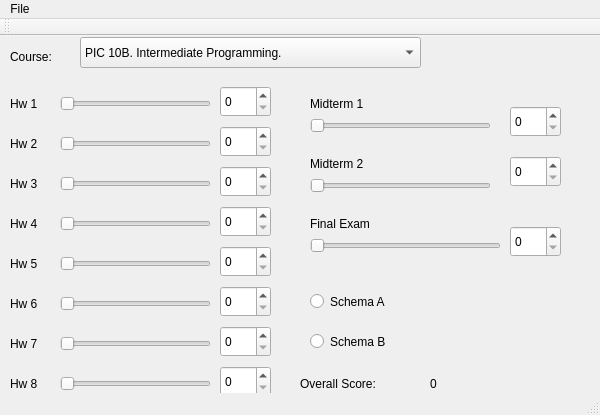
<?xml version="1.0" encoding="UTF-8"?>
<ui version="4.0">
 <class>grade_calculator</class>
 <widget class="QMainWindow" name="grade_calculator">
  <property name="geometry">
   <rect>
    <x>0</x>
    <y>0</y>
    <width>600</width>
    <height>415</height>
   </rect>
  </property>
  <property name="windowTitle">
   <string>grade_calculator</string>
  </property>
  <widget class="QWidget" name="centralWidget">
   <widget class="QLabel" name="label">
    <property name="geometry">
     <rect>
      <x>10</x>
      <y>10</y>
      <width>61</width>
      <height>21</height>
     </rect>
    </property>
    <property name="text">
     <string>Course: </string>
    </property>
   </widget>
   <widget class="QComboBox" name="comboBox">
    <property name="geometry">
     <rect>
      <x>80</x>
      <y>1</y>
      <width>341</width>
      <height>31</height>
     </rect>
    </property>
    <item>
     <property name="text">
      <string>PIC 10B. Intermediate Programming.</string>
     </property>
    </item>
    <item>
     <property name="text">
      <string>PIC 10C. Advanced Programming.</string>
     </property>
    </item>
   </widget>
   <widget class="QLabel" name="label_2">
    <property name="geometry">
     <rect>
      <x>10</x>
      <y>60</y>
      <width>51</width>
      <height>16</height>
     </rect>
    </property>
    <property name="text">
     <string>Hw 1</string>
    </property>
   </widget>
   <widget class="QSlider" name="horizontalSlider">
    <property name="geometry">
     <rect>
      <x>60</x>
      <y>60</y>
      <width>151</width>
      <height>16</height>
     </rect>
    </property>
    <property name="maximum">
     <number>100</number>
    </property>
    <property name="orientation">
     <enum>Qt::Horizontal</enum>
    </property>
   </widget>
   <widget class="QSpinBox" name="spinBox">
    <property name="geometry">
     <rect>
      <x>220</x>
      <y>50</y>
      <width>51</width>
      <height>31</height>
     </rect>
    </property>
    <property name="maximum">
     <number>100</number>
    </property>
   </widget>
   <widget class="QLabel" name="label_3">
    <property name="geometry">
     <rect>
      <x>10</x>
      <y>100</y>
      <width>51</width>
      <height>16</height>
     </rect>
    </property>
    <property name="text">
     <string>Hw 2</string>
    </property>
   </widget>
   <widget class="QLabel" name="label_4">
    <property name="geometry">
     <rect>
      <x>10</x>
      <y>260</y>
      <width>51</width>
      <height>16</height>
     </rect>
    </property>
    <property name="text">
     <string>Hw 6</string>
    </property>
   </widget>
   <widget class="QLabel" name="label_5">
    <property name="geometry">
     <rect>
      <x>10</x>
      <y>220</y>
      <width>51</width>
      <height>16</height>
     </rect>
    </property>
    <property name="text">
     <string>Hw 5</string>
    </property>
   </widget>
   <widget class="QLabel" name="label_6">
    <property name="geometry">
     <rect>
      <x>10</x>
      <y>300</y>
      <width>51</width>
      <height>16</height>
     </rect>
    </property>
    <property name="text">
     <string>Hw 7</string>
    </property>
   </widget>
   <widget class="QLabel" name="label_7">
    <property name="geometry">
     <rect>
      <x>10</x>
      <y>180</y>
      <width>51</width>
      <height>16</height>
     </rect>
    </property>
    <property name="text">
     <string>Hw 4</string>
    </property>
   </widget>
   <widget class="QLabel" name="label_8">
    <property name="geometry">
     <rect>
      <x>10</x>
      <y>340</y>
      <width>51</width>
      <height>16</height>
     </rect>
    </property>
    <property name="text">
     <string>Hw 8</string>
    </property>
   </widget>
   <widget class="QLabel" name="label_9">
    <property name="geometry">
     <rect>
      <x>10</x>
      <y>140</y>
      <width>51</width>
      <height>16</height>
     </rect>
    </property>
    <property name="text">
     <string>Hw 3</string>
    </property>
   </widget>
   <widget class="QSlider" name="horizontalSlider_2">
    <property name="geometry">
     <rect>
      <x>60</x>
      <y>100</y>
      <width>151</width>
      <height>16</height>
     </rect>
    </property>
    <property name="maximum">
     <number>100</number>
    </property>
    <property name="orientation">
     <enum>Qt::Horizontal</enum>
    </property>
   </widget>
   <widget class="QSpinBox" name="spinBox_2">
    <property name="geometry">
     <rect>
      <x>220</x>
      <y>90</y>
      <width>51</width>
      <height>31</height>
     </rect>
    </property>
    <property name="maximum">
     <number>100</number>
    </property>
   </widget>
   <widget class="QSlider" name="horizontalSlider_3">
    <property name="geometry">
     <rect>
      <x>60</x>
      <y>140</y>
      <width>151</width>
      <height>16</height>
     </rect>
    </property>
    <property name="maximum">
     <number>100</number>
    </property>
    <property name="orientation">
     <enum>Qt::Horizontal</enum>
    </property>
   </widget>
   <widget class="QSpinBox" name="spinBox_3">
    <property name="geometry">
     <rect>
      <x>220</x>
      <y>130</y>
      <width>51</width>
      <height>31</height>
     </rect>
    </property>
    <property name="maximum">
     <number>100</number>
    </property>
   </widget>
   <widget class="QSlider" name="horizontalSlider_4">
    <property name="geometry">
     <rect>
      <x>60</x>
      <y>180</y>
      <width>151</width>
      <height>16</height>
     </rect>
    </property>
    <property name="maximum">
     <number>100</number>
    </property>
    <property name="orientation">
     <enum>Qt::Horizontal</enum>
    </property>
   </widget>
   <widget class="QSpinBox" name="spinBox_4">
    <property name="geometry">
     <rect>
      <x>220</x>
      <y>170</y>
      <width>51</width>
      <height>31</height>
     </rect>
    </property>
    <property name="maximum">
     <number>100</number>
    </property>
   </widget>
   <widget class="QSlider" name="horizontalSlider_5">
    <property name="geometry">
     <rect>
      <x>60</x>
      <y>220</y>
      <width>151</width>
      <height>16</height>
     </rect>
    </property>
    <property name="maximum">
     <number>100</number>
    </property>
    <property name="orientation">
     <enum>Qt::Horizontal</enum>
    </property>
   </widget>
   <widget class="QSpinBox" name="spinBox_5">
    <property name="geometry">
     <rect>
      <x>220</x>
      <y>210</y>
      <width>51</width>
      <height>31</height>
     </rect>
    </property>
    <property name="maximum">
     <number>100</number>
    </property>
   </widget>
   <widget class="QSlider" name="horizontalSlider_6">
    <property name="geometry">
     <rect>
      <x>60</x>
      <y>260</y>
      <width>151</width>
      <height>16</height>
     </rect>
    </property>
    <property name="maximum">
     <number>100</number>
    </property>
    <property name="orientation">
     <enum>Qt::Horizontal</enum>
    </property>
   </widget>
   <widget class="QSpinBox" name="spinBox_6">
    <property name="geometry">
     <rect>
      <x>220</x>
      <y>250</y>
      <width>51</width>
      <height>31</height>
     </rect>
    </property>
    <property name="maximum">
     <number>100</number>
    </property>
   </widget>
   <widget class="QSlider" name="horizontalSlider_7">
    <property name="geometry">
     <rect>
      <x>60</x>
      <y>300</y>
      <width>151</width>
      <height>16</height>
     </rect>
    </property>
    <property name="maximum">
     <number>100</number>
    </property>
    <property name="orientation">
     <enum>Qt::Horizontal</enum>
    </property>
   </widget>
   <widget class="QSpinBox" name="spinBox_7">
    <property name="geometry">
     <rect>
      <x>220</x>
      <y>290</y>
      <width>51</width>
      <height>31</height>
     </rect>
    </property>
    <property name="maximum">
     <number>100</number>
    </property>
   </widget>
   <widget class="QSlider" name="horizontalSlider_8">
    <property name="geometry">
     <rect>
      <x>60</x>
      <y>340</y>
      <width>151</width>
      <height>16</height>
     </rect>
    </property>
    <property name="maximum">
     <number>100</number>
    </property>
    <property name="orientation">
     <enum>Qt::Horizontal</enum>
    </property>
   </widget>
   <widget class="QSpinBox" name="spinBox_8">
    <property name="geometry">
     <rect>
      <x>220</x>
      <y>330</y>
      <width>51</width>
      <height>31</height>
     </rect>
    </property>
    <property name="maximum">
     <number>100</number>
    </property>
   </widget>
   <widget class="QLabel" name="label_10">
    <property name="geometry">
     <rect>
      <x>300</x>
      <y>340</y>
      <width>101</width>
      <height>16</height>
     </rect>
    </property>
    <property name="text">
     <string>Overall Score:</string>
    </property>
   </widget>
   <widget class="QLabel" name="score_value">
    <property name="geometry">
     <rect>
      <x>430</x>
      <y>340</y>
      <width>41</width>
      <height>16</height>
     </rect>
    </property>
    <property name="text">
     <string>0</string>
    </property>
   </widget>
   <widget class="QLabel" name="label_11">
    <property name="geometry">
     <rect>
      <x>310</x>
      <y>60</y>
      <width>201</width>
      <height>16</height>
     </rect>
    </property>
    <property name="text">
     <string>Midterm 1</string>
    </property>
   </widget>
   <widget class="QSlider" name="horizontalSlider_9">
    <property name="geometry">
     <rect>
      <x>310</x>
      <y>80</y>
      <width>181</width>
      <height>20</height>
     </rect>
    </property>
    <property name="maximum">
     <number>100</number>
    </property>
    <property name="orientation">
     <enum>Qt::Horizontal</enum>
    </property>
   </widget>
   <widget class="QSpinBox" name="spinBox_9">
    <property name="geometry">
     <rect>
      <x>510</x>
      <y>70</y>
      <width>51</width>
      <height>31</height>
     </rect>
    </property>
    <property name="maximum">
     <number>100</number>
    </property>
   </widget>
   <widget class="QLabel" name="label_12">
    <property name="geometry">
     <rect>
      <x>310</x>
      <y>120</y>
      <width>181</width>
      <height>16</height>
     </rect>
    </property>
    <property name="text">
     <string>Midterm 2</string>
    </property>
   </widget>
   <widget class="QSlider" name="horizontalSlider_10">
    <property name="geometry">
     <rect>
      <x>310</x>
      <y>140</y>
      <width>181</width>
      <height>20</height>
     </rect>
    </property>
    <property name="maximum">
     <number>100</number>
    </property>
    <property name="orientation">
     <enum>Qt::Horizontal</enum>
    </property>
   </widget>
   <widget class="QSpinBox" name="spinBox_10">
    <property name="geometry">
     <rect>
      <x>510</x>
      <y>120</y>
      <width>51</width>
      <height>31</height>
     </rect>
    </property>
    <property name="maximum">
     <number>100</number>
    </property>
   </widget>
   <widget class="QLabel" name="label_13">
    <property name="geometry">
     <rect>
      <x>310</x>
      <y>180</y>
      <width>191</width>
      <height>16</height>
     </rect>
    </property>
    <property name="text">
     <string>Final Exam</string>
    </property>
   </widget>
   <widget class="QSlider" name="horizontalSlider_11">
    <property name="geometry">
     <rect>
      <x>310</x>
      <y>200</y>
      <width>191</width>
      <height>20</height>
     </rect>
    </property>
    <property name="maximum">
     <number>100</number>
    </property>
    <property name="orientation">
     <enum>Qt::Horizontal</enum>
    </property>
   </widget>
   <widget class="QSpinBox" name="spinBox_11">
    <property name="geometry">
     <rect>
      <x>510</x>
      <y>190</y>
      <width>51</width>
      <height>31</height>
     </rect>
    </property>
    <property name="maximum">
     <number>100</number>
    </property>
   </widget>
   <widget class="QRadioButton" name="radioButton">
    <property name="geometry">
     <rect>
      <x>310</x>
      <y>250</y>
      <width>161</width>
      <height>31</height>
     </rect>
    </property>
    <property name="text">
     <string>Schema A</string>
    </property>
   </widget>
   <widget class="QRadioButton" name="radioButton_2">
    <property name="geometry">
     <rect>
      <x>310</x>
      <y>290</y>
      <width>161</width>
      <height>31</height>
     </rect>
    </property>
    <property name="text">
     <string>Schema B</string>
    </property>
   </widget>
   <widget class="QLabel" name="letter_grade">
    <property name="geometry">
     <rect>
      <x>500</x>
      <y>340</y>
      <width>41</width>
      <height>16</height>
     </rect>
    </property>
    <property name="text">
     <string/>
    </property>
   </widget>
  </widget>
  <widget class="QToolBar" name="mainToolBar">
   <attribute name="toolBarArea">
    <enum>TopToolBarArea</enum>
   </attribute>
   <attribute name="toolBarBreak">
    <bool>false</bool>
   </attribute>
  </widget>
  <widget class="QStatusBar" name="statusBar"/>
  <widget class="QMenuBar" name="menuBar">
   <property name="geometry">
    <rect>
     <x>0</x>
     <y>0</y>
     <width>600</width>
     <height>17</height>
    </rect>
   </property>
   <widget class="QMenu" name="menuSettings">
    <property name="title">
     <string>File</string>
    </property>
    <addaction name="actionClose"/>
   </widget>
   <addaction name="menuSettings"/>
  </widget>
  <action name="actionCreator">
   <property name="text">
    <string>Creator</string>
   </property>
  </action>
  <action name="actionClose">
   <property name="text">
    <string>Close</string>
   </property>
  </action>
  <action name="actionNew_Window">
   <property name="text">
    <string>New Window</string>
   </property>
  </action>
 </widget>
 <layoutdefault spacing="6" margin="11"/>
 <resources/>
 <connections/>
</ui>
